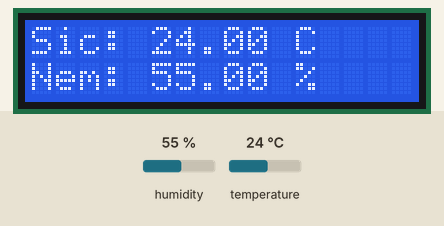
Simulated run of this sketch. Board: Arduino Uno, built with avr-gcc and run on an emulated ATmega328P. On the bench: 16×2 character LCD. The inputs (shaded band) are chosen by the test bench; at power-on: humidity 55 %, temperature 24 °C. What the sketch prints to the serial monitor is not drawn.

Above: at 2.7 s.
2.8 s: humidity set to 22 %
At 4.8 s:
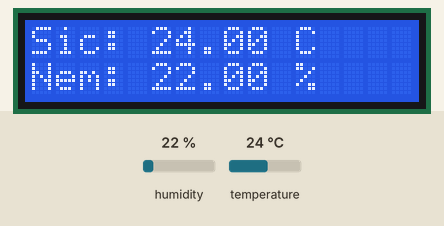
5.5 s: temperature set to 12 °C
At 7.0 s:
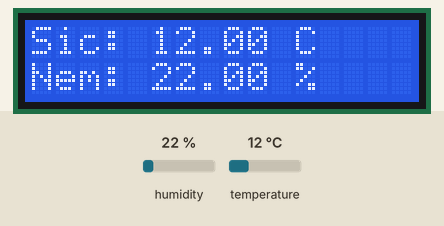
8.2 s: humidity set to 40 %
At 10.4 s:
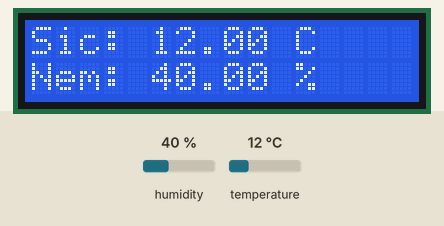
11.3 s: temperature set to 19 °C
At 12.8 s:
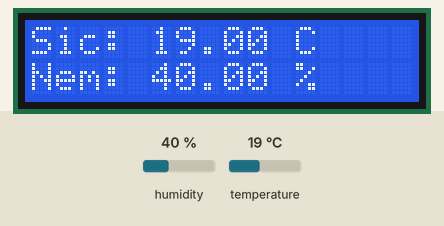
Timing chart, 0 to 14.3 s (numbered marks = the images above; inputs shaded):
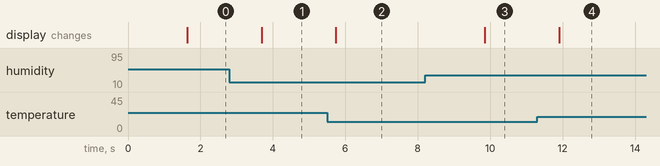

The sketch:

sensor_lcdekran_minihavaist.ino
```cpp
#include <Wire.h>
#include <LiquidCrystal_I2C.h>
#include <DHT.h>

#define DHTPIN 2
#define DHTTYPE DHT11

LiquidCrystal_I2C lcd(0x27, 16, 2);
DHT dht(DHTPIN, DHTTYPE);

void setup() {
  lcd.init();
  lcd.backlight();
  dht.begin();

  Serial.begin(9600);   // MATLAB icin

  lcd.setCursor(0, 0);
  lcd.print("DHT11 Basladi");
  delay(1500);
  lcd.clear();
}

void loop() {
  float nem = dht.readHumidity();
  float sicaklik = dht.readTemperature();

  if (isnan(nem) || isnan(sicaklik)) {
    return;
  }

  // MATLAB'a giden veri
  Serial.print(sicaklik);
  Serial.print(",");
  Serial.println(nem);

  // LCD
  lcd.setCursor(0, 0);
  lcd.print("Sic: ");
  lcd.print(sicaklik);
  lcd.print(" C   ");

  lcd.setCursor(0, 1);
  lcd.print("Nem: ");
  lcd.print(nem);
  lcd.print(" %   ");

  delay(2000);
}
```

Measured:
- after the input at 2.8 s, the display: changes after 0.89 s (image 1)
- after the input at 5.5 s, the display: changes after 0.24 s (image 2)
- after the input at 8.2 s, the display: changes after 1.6 s (image 3)
- after the input at 11.3 s, the display: changes after 0.60 s (image 4)
